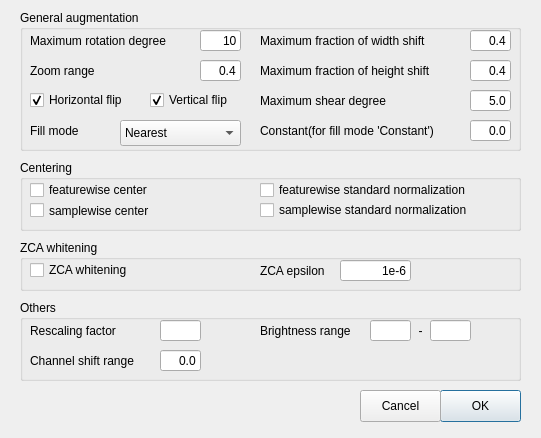
<?xml version="1.0" encoding="UTF-8"?>
<ui version="4.0">
 <class>Dialog</class>
 <widget class="QDialog" name="Dialog">
  <property name="geometry">
   <rect>
    <x>0</x>
    <y>0</y>
    <width>541</width>
    <height>438</height>
   </rect>
  </property>
  <property name="windowTitle">
   <string>Dialog</string>
  </property>
  <widget class="QGroupBox" name="groupBox">
   <property name="geometry">
    <rect>
     <x>20</x>
     <y>160</y>
     <width>501</width>
     <height>71</height>
    </rect>
   </property>
   <property name="title">
    <string>Centering</string>
   </property>
   <widget class="QCheckBox" name="checkBox">
    <property name="geometry">
     <rect>
      <x>10</x>
      <y>20</y>
      <width>141</width>
      <height>20</height>
     </rect>
    </property>
    <property name="text">
     <string>featurewise center</string>
    </property>
   </widget>
   <widget class="QCheckBox" name="checkBox_3">
    <property name="geometry">
     <rect>
      <x>240</x>
      <y>20</y>
      <width>251</width>
      <height>20</height>
     </rect>
    </property>
    <property name="text">
     <string>featurewise standard normalization</string>
    </property>
   </widget>
   <widget class="QCheckBox" name="checkBox_2">
    <property name="geometry">
     <rect>
      <x>10</x>
      <y>40</y>
      <width>141</width>
      <height>21</height>
     </rect>
    </property>
    <property name="text">
     <string>samplewise center</string>
    </property>
   </widget>
   <widget class="QCheckBox" name="checkBox_4">
    <property name="geometry">
     <rect>
      <x>240</x>
      <y>40</y>
      <width>251</width>
      <height>20</height>
     </rect>
    </property>
    <property name="text">
     <string>samplewise standard normalization</string>
    </property>
   </widget>
  </widget>
  <widget class="QGroupBox" name="groupBox_2">
   <property name="geometry">
    <rect>
     <x>20</x>
     <y>240</y>
     <width>501</width>
     <height>51</height>
    </rect>
   </property>
   <property name="title">
    <string>ZCA whitening</string>
   </property>
   <widget class="QCheckBox" name="checkBox_5">
    <property name="geometry">
     <rect>
      <x>10</x>
      <y>20</y>
      <width>141</width>
      <height>20</height>
     </rect>
    </property>
    <property name="text">
     <string>ZCA whitening</string>
    </property>
   </widget>
   <widget class="QLineEdit" name="lineEdit">
    <property name="geometry">
     <rect>
      <x>320</x>
      <y>20</y>
      <width>71</width>
      <height>21</height>
     </rect>
    </property>
    <property name="text">
     <string>1e-6</string>
    </property>
    <property name="alignment">
     <set>Qt::AlignRight|Qt::AlignTrailing|Qt::AlignVCenter</set>
    </property>
   </widget>
   <widget class="QLabel" name="label">
    <property name="geometry">
     <rect>
      <x>240</x>
      <y>20</y>
      <width>81</width>
      <height>21</height>
     </rect>
    </property>
    <property name="text">
     <string>ZCA epsilon</string>
    </property>
   </widget>
  </widget>
  <widget class="QGroupBox" name="groupBox_3">
   <property name="geometry">
    <rect>
     <x>20</x>
     <y>10</y>
     <width>501</width>
     <height>141</height>
    </rect>
   </property>
   <property name="title">
    <string>General augmentation</string>
   </property>
   <widget class="QLabel" name="label_2">
    <property name="geometry">
     <rect>
      <x>10</x>
      <y>20</y>
      <width>161</width>
      <height>21</height>
     </rect>
    </property>
    <property name="text">
     <string>Maximum rotation degree</string>
    </property>
    <property name="alignment">
     <set>Qt::AlignLeading|Qt::AlignLeft|Qt::AlignVCenter</set>
    </property>
   </widget>
   <widget class="QLineEdit" name="lineEdit_2">
    <property name="geometry">
     <rect>
      <x>180</x>
      <y>20</y>
      <width>41</width>
      <height>21</height>
     </rect>
    </property>
    <property name="text">
     <string>10</string>
    </property>
    <property name="alignment">
     <set>Qt::AlignRight|Qt::AlignTrailing|Qt::AlignVCenter</set>
    </property>
   </widget>
   <widget class="QLabel" name="label_3">
    <property name="geometry">
     <rect>
      <x>240</x>
      <y>20</y>
      <width>201</width>
      <height>21</height>
     </rect>
    </property>
    <property name="text">
     <string>Maximum fraction of width shift</string>
    </property>
    <property name="alignment">
     <set>Qt::AlignLeading|Qt::AlignLeft|Qt::AlignVCenter</set>
    </property>
   </widget>
   <widget class="QLabel" name="label_4">
    <property name="geometry">
     <rect>
      <x>240</x>
      <y>50</y>
      <width>201</width>
      <height>21</height>
     </rect>
    </property>
    <property name="text">
     <string>Maximum fraction of height shift</string>
    </property>
    <property name="alignment">
     <set>Qt::AlignLeading|Qt::AlignLeft|Qt::AlignVCenter</set>
    </property>
   </widget>
   <widget class="QLabel" name="label_7">
    <property name="geometry">
     <rect>
      <x>10</x>
      <y>50</y>
      <width>81</width>
      <height>21</height>
     </rect>
    </property>
    <property name="text">
     <string>Zoom range</string>
    </property>
    <property name="alignment">
     <set>Qt::AlignLeading|Qt::AlignLeft|Qt::AlignVCenter</set>
    </property>
   </widget>
   <widget class="QLabel" name="label_9">
    <property name="geometry">
     <rect>
      <x>10</x>
      <y>110</y>
      <width>61</width>
      <height>21</height>
     </rect>
    </property>
    <property name="text">
     <string>Fill mode</string>
    </property>
   </widget>
   <widget class="QComboBox" name="comboBox">
    <property name="geometry">
     <rect>
      <x>100</x>
      <y>110</y>
      <width>121</width>
      <height>26</height>
     </rect>
    </property>
    <item>
     <property name="text">
      <string>Nearest</string>
     </property>
    </item>
    <item>
     <property name="text">
      <string>Constant</string>
     </property>
    </item>
    <item>
     <property name="text">
      <string>Reflect</string>
     </property>
    </item>
    <item>
     <property name="text">
      <string>Wrap</string>
     </property>
    </item>
   </widget>
   <widget class="QLabel" name="label_10">
    <property name="geometry">
     <rect>
      <x>240</x>
      <y>110</y>
      <width>211</width>
      <height>21</height>
     </rect>
    </property>
    <property name="text">
     <string>Constant(for fill mode 'Constant')</string>
    </property>
    <property name="alignment">
     <set>Qt::AlignLeading|Qt::AlignLeft|Qt::AlignVCenter</set>
    </property>
   </widget>
   <widget class="QCheckBox" name="checkBox_6">
    <property name="geometry">
     <rect>
      <x>10</x>
      <y>80</y>
      <width>111</width>
      <height>20</height>
     </rect>
    </property>
    <property name="text">
     <string>Horizontal flip</string>
    </property>
    <property name="checked">
     <bool>true</bool>
    </property>
   </widget>
   <widget class="QCheckBox" name="checkBox_7">
    <property name="geometry">
     <rect>
      <x>130</x>
      <y>80</y>
      <width>101</width>
      <height>20</height>
     </rect>
    </property>
    <property name="text">
     <string>Vertical flip</string>
    </property>
    <property name="checked">
     <bool>true</bool>
    </property>
   </widget>
   <widget class="QLineEdit" name="lineEdit_3">
    <property name="geometry">
     <rect>
      <x>450</x>
      <y>20</y>
      <width>41</width>
      <height>21</height>
     </rect>
    </property>
    <property name="text">
     <string>0.4</string>
    </property>
    <property name="alignment">
     <set>Qt::AlignRight|Qt::AlignTrailing|Qt::AlignVCenter</set>
    </property>
   </widget>
   <widget class="QLineEdit" name="lineEdit_4">
    <property name="geometry">
     <rect>
      <x>180</x>
      <y>50</y>
      <width>41</width>
      <height>21</height>
     </rect>
    </property>
    <property name="text">
     <string>0.4</string>
    </property>
    <property name="alignment">
     <set>Qt::AlignRight|Qt::AlignTrailing|Qt::AlignVCenter</set>
    </property>
   </widget>
   <widget class="QLineEdit" name="lineEdit_5">
    <property name="geometry">
     <rect>
      <x>450</x>
      <y>50</y>
      <width>41</width>
      <height>21</height>
     </rect>
    </property>
    <property name="text">
     <string>0.4</string>
    </property>
    <property name="alignment">
     <set>Qt::AlignRight|Qt::AlignTrailing|Qt::AlignVCenter</set>
    </property>
   </widget>
   <widget class="QLineEdit" name="lineEdit_6">
    <property name="geometry">
     <rect>
      <x>450</x>
      <y>80</y>
      <width>41</width>
      <height>21</height>
     </rect>
    </property>
    <property name="text">
     <string>5.0</string>
    </property>
    <property name="alignment">
     <set>Qt::AlignRight|Qt::AlignTrailing|Qt::AlignVCenter</set>
    </property>
   </widget>
   <widget class="QLabel" name="label_6">
    <property name="geometry">
     <rect>
      <x>240</x>
      <y>80</y>
      <width>151</width>
      <height>21</height>
     </rect>
    </property>
    <property name="text">
     <string>Maximum shear degree</string>
    </property>
   </widget>
   <widget class="QLineEdit" name="lineEdit_7">
    <property name="geometry">
     <rect>
      <x>450</x>
      <y>110</y>
      <width>41</width>
      <height>21</height>
     </rect>
    </property>
    <property name="text">
     <string>0.0</string>
    </property>
    <property name="alignment">
     <set>Qt::AlignRight|Qt::AlignTrailing|Qt::AlignVCenter</set>
    </property>
   </widget>
  </widget>
  <widget class="QGroupBox" name="groupBox_4">
   <property name="geometry">
    <rect>
     <x>20</x>
     <y>300</y>
     <width>501</width>
     <height>81</height>
    </rect>
   </property>
   <property name="title">
    <string>Others</string>
   </property>
   <widget class="QLabel" name="label_13">
    <property name="geometry">
     <rect>
      <x>10</x>
      <y>20</y>
      <width>111</width>
      <height>21</height>
     </rect>
    </property>
    <property name="text">
     <string>Rescaling factor</string>
    </property>
   </widget>
   <widget class="QLabel" name="label_8">
    <property name="geometry">
     <rect>
      <x>10</x>
      <y>50</y>
      <width>131</width>
      <height>21</height>
     </rect>
    </property>
    <property name="text">
     <string>Channel shift range</string>
    </property>
   </widget>
   <widget class="QLabel" name="label_5">
    <property name="geometry">
     <rect>
      <x>240</x>
      <y>20</y>
      <width>111</width>
      <height>21</height>
     </rect>
    </property>
    <property name="text">
     <string>Brightness range</string>
    </property>
   </widget>
   <widget class="QLineEdit" name="lineEdit_8">
    <property name="geometry">
     <rect>
      <x>140</x>
      <y>20</y>
      <width>41</width>
      <height>21</height>
     </rect>
    </property>
    <property name="text">
     <string/>
    </property>
    <property name="alignment">
     <set>Qt::AlignRight|Qt::AlignTrailing|Qt::AlignVCenter</set>
    </property>
   </widget>
   <widget class="QLineEdit" name="lineEdit_9">
    <property name="geometry">
     <rect>
      <x>350</x>
      <y>20</y>
      <width>41</width>
      <height>21</height>
     </rect>
    </property>
    <property name="text">
     <string/>
    </property>
    <property name="alignment">
     <set>Qt::AlignRight|Qt::AlignTrailing|Qt::AlignVCenter</set>
    </property>
   </widget>
   <widget class="QLineEdit" name="lineEdit_10">
    <property name="geometry">
     <rect>
      <x>410</x>
      <y>20</y>
      <width>41</width>
      <height>21</height>
     </rect>
    </property>
    <property name="text">
     <string/>
    </property>
    <property name="alignment">
     <set>Qt::AlignRight|Qt::AlignTrailing|Qt::AlignVCenter</set>
    </property>
   </widget>
   <widget class="QLabel" name="label_11">
    <property name="geometry">
     <rect>
      <x>390</x>
      <y>20</y>
      <width>21</width>
      <height>21</height>
     </rect>
    </property>
    <property name="text">
     <string>-</string>
    </property>
    <property name="alignment">
     <set>Qt::AlignCenter</set>
    </property>
   </widget>
   <widget class="QLineEdit" name="lineEdit_11">
    <property name="geometry">
     <rect>
      <x>140</x>
      <y>50</y>
      <width>41</width>
      <height>21</height>
     </rect>
    </property>
    <property name="text">
     <string>0.0</string>
    </property>
    <property name="alignment">
     <set>Qt::AlignRight|Qt::AlignTrailing|Qt::AlignVCenter</set>
    </property>
   </widget>
  </widget>
  <widget class="QPushButton" name="pushButton">
   <property name="geometry">
    <rect>
     <x>440</x>
     <y>390</y>
     <width>81</width>
     <height>32</height>
    </rect>
   </property>
   <property name="text">
    <string>OK</string>
   </property>
  </widget>
  <widget class="QPushButton" name="pushButton_2">
   <property name="geometry">
    <rect>
     <x>360</x>
     <y>390</y>
     <width>81</width>
     <height>32</height>
    </rect>
   </property>
   <property name="autoFillBackground">
    <bool>false</bool>
   </property>
   <property name="text">
    <string>Cancel</string>
   </property>
  </widget>
 </widget>
 <resources/>
 <connections/>
</ui>
